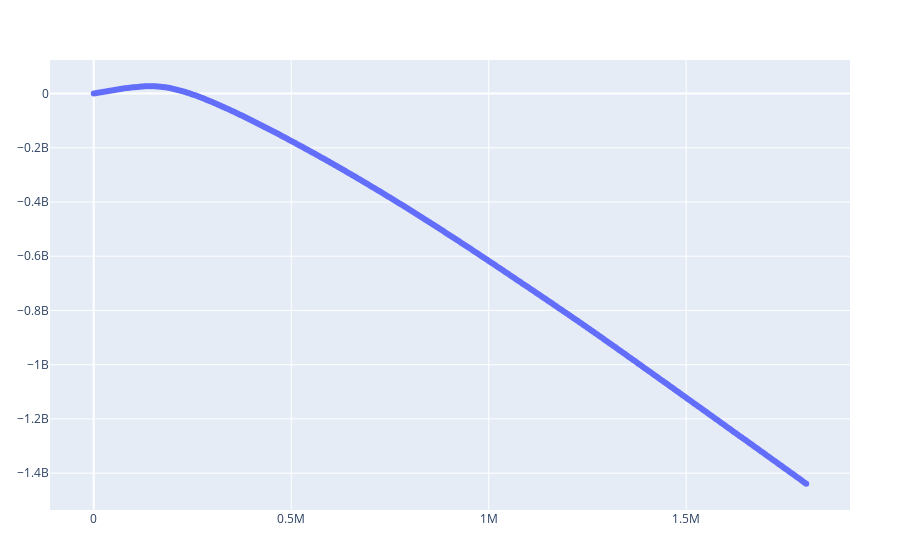

Notebook code cell kept with this figure:
### Code cell
# loop over IDR 0(min) to 1800000(max) with a step of IDR 5000
cud_range = vcat(collect(0:5000:1800000.0), 1803955.74)
u :: Vector{Tuple{Float64, Float64}} = []
for cud in cud_range
    savings = 0.0
    for row in t
        cost = row[2]
        newCost = cud*0.8 + max(0, cost-cud)
        savings += cost - newCost
    end
    push!(u, (cud, savings))
end
xs = [p[1] for p in u]
ys = [p[2] for p in u]
plt = Plot(
    scatter(x=xs, y=ys, mode="lines+markers", name="line chart")
)

display(plt)

### Figure 1 — Plotly figure (JSON) as saved in the notebook; plotly's stock layout.template omitted (floating-point values rounded to 4 significant figures; data arrays with more than 128 entries replaced by an {"elided": "..."} marker saying what was removed)
{"data": [{"mode": "lines+markers", "name": "line chart", "type": "scatter", "x": {"elided": "362 float values"}, "y": {"elided": "362 float values"}}], "layout": {"margin": {"b": 50, "l": 50, "r": 50, "t": 60}}}
